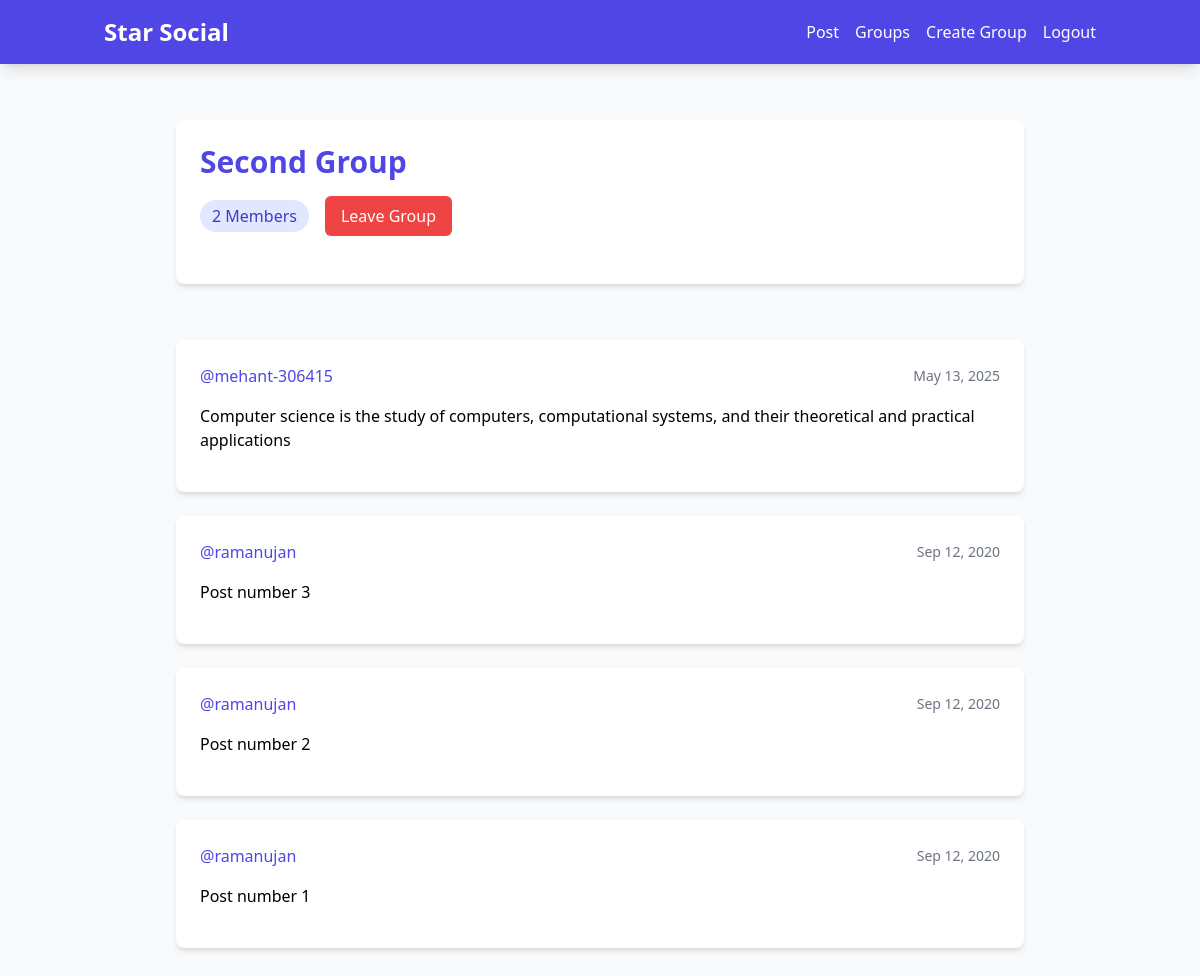
The page /groups/posts/in/second-group/ (signed in) on the database its author committed.
### groups/models.py (models this page shows, shortened)
class Group(models.Model):
    name = models.CharField(max_length=255, unique=True)
    slug = models.SlugField(allow_unicode=True, unique=True)
    description = models.TextField(blank=True, default='')
    description_html = models.TextField(editable=False, default='', blank=True)
    members = models.ManyToManyField(User, through='GroupMember')
    class Meta:
        ordering = ['name']

### post/models.py (models this page shows, shortened)
class Post(models.Model):
    user = models.ForeignKey(User, related_name='posts', on_delete= models.CASCADE)
    created_at = models.DateTimeField(auto_now=True)
    message = models.TextField()
    message_html = models.TextField(editable=False)
    group = models.ForeignKey(Group, related_name = 'posts', null=True, blank=True, on_delete=models.CASCADE)
    class Meta:
        ordering = ['-created_at']
        unique_together = ['user', 'message']

### groups/views.py (the view)
# urls.py: re_path(r'^posts/in/(?P<slug>[-\w]+)/$', views.SingleGroup.as_view(), name='single'),
class SingleGroup(generic.DetailView):
    model = Group

### groups/templates/groups/group_detail.html
{% extends "groups/group_base.html" %}
{% block pregroup %}
    <div class="max-w-4xl mx-auto p-6">
        <div class="bg-white rounded-lg shadow-md p-6 mb-8">
            <h1 class="text-3xl font-bold text-indigo-600 mb-4">{{ group.name }}</h1>
            <div class="flex items-center space-x-4 mb-6">
                <div class="bg-indigo-100 text-indigo-700 px-3 py-1 rounded-full">
                    {{ group.members.count }} Member{{ group.members.count|pluralize }}
                </div>
                {% if user in group.members.all %}
                    <a href="{% url 'groups:leave' slug=group.slug %}"
                       class="bg-red-500 hover:bg-red-600 text-white px-4 py-2 rounded-md transition duration-200">
                        Leave Group
                    </a>
                {% else %}
                    <a href="{% url 'groups:join' slug=group.slug %}"
                       class="bg-green-500 hover:bg-green-600 text-black px-4 py-2 rounded-md transition duration-200">
                        Join Group
                    </a>
                {% endif %}
            </div>
        </div>
    </div>
{% endblock %}
{% block group_content %}
    <div class="max-w-4xl mx-auto px-6">
        {% if group.posts.count == 0 %}
            <div class="text-center py-12">
                <h2 class="text-2xl text-gray-600">No posts in this group yet!</h2>
            </div>
        {% else %}
            <div class="space-y-6">
                {% for post in group.posts.all %}
                    {% include "post/_post.html" %}
                {% endfor %}
            </div>
        {% endif %}
    </div>
{% endblock %}

### post/templates/post/_post.html (shortened to what this page needs)
<div class="bg-white rounded-lg shadow-md p-6 hover:shadow-lg transition duration-200">
    <div class="mb-4">
        <div class="flex items-center justify-between mb-4">
            <a href="{% url 'post:for_user' username=post.user.username %}"
               class="text-indigo-600 hover:text-indigo-800 font-medium">
                @{{ post.user.username }}
            </a>
            <time class="text-sm text-gray-500">
                <a href="{% url 'post:single' username=post.user.username pk=post.pk %}"
                   class="hover:text-indigo-600">
                    {{ post.created_at|date:"M d, Y" }}
                </a>
            </time>
        </div>
        <div class="prose max-w-none">
            {{ post.message_html|safe }}
        </div>
    </div>
</div>

### rows shown on the page
Group: name "Second Group", members.count "2"
Post: user.username "mehant-306415", created_at "May 13, 2025", message_html "Computer science is the study of computers, computational systems, and their theoretical and practical applications"
Post: user.username "ramanujan", created_at "Sep 12, 2020", message_html "Post number 3"
Post: user.username "ramanujan", created_at "Sep 12, 2020", message_html "Post number 2"
Post: user.username "ramanujan", created_at "Sep 12, 2020", message_html "Post number 1"
